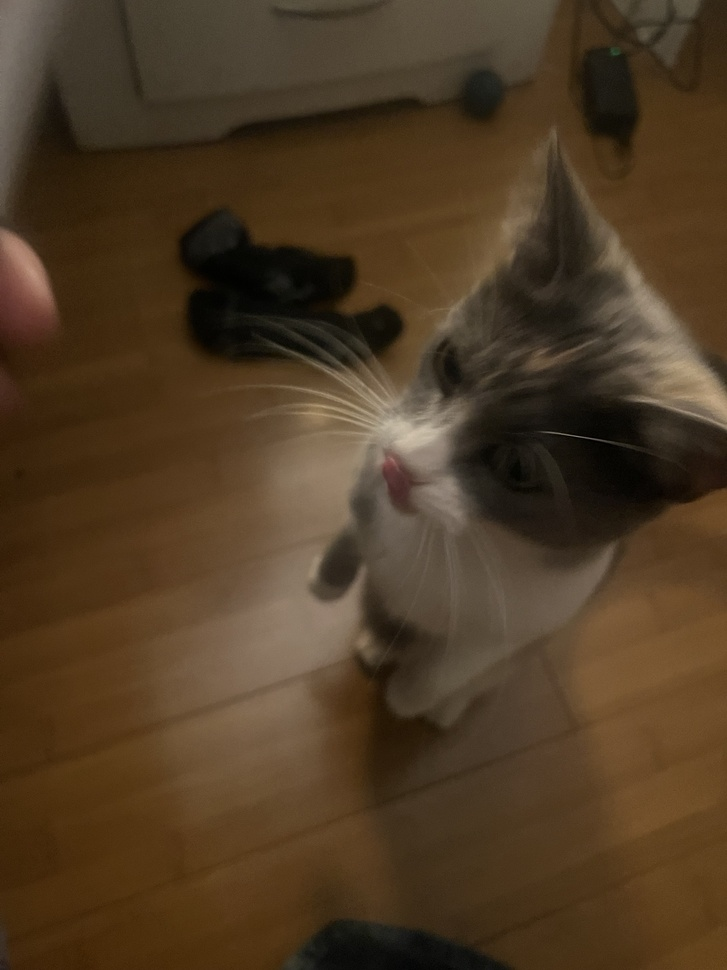
#> input picture firmware/assets/ID_two/pepper_source.jpg, 727 x 970 px, shrunk from 1152 x 1536 before the run, found by its file name
$ python make_pepper_header.py firmware/assets/ID_two/pepper_source.jpg
#> lines starting #> are read from the running program, lines starting #| are printed output that depends on the picture
#!/usr/bin/env python3
"""Convert a photo of Pepper into a flash-resident 128x141 JPEG header.
Usage: python firmware/assets/make_pepper_header.py firmware/assets/ID_two/pepper_source.jpg
Requires: pip install pillow
"""
from pathlib import Path
import sys
from PIL import Image, ImageOps

if len(sys.argv) != 2:
    raise SystemExit("Usage: python firmware/assets/make_pepper_header.py firmware/assets/ID_two/pepper_source.jpg")
source = Path(sys.argv[1])
target = Path(__file__).resolve().parents[1] / 'code/Cyber_ID_SuperMini/pepper_photo.h'
with Image.open(source) as im:
#> im is the input picture: PIL image 727x970 RGB; mean R, G, B 78.3, 58.7, 36.2
    im = ImageOps.exif_transpose(im).convert('RGB')
    im = ImageOps.fit(im, (128,141), method=Image.Resampling.LANCZOS)
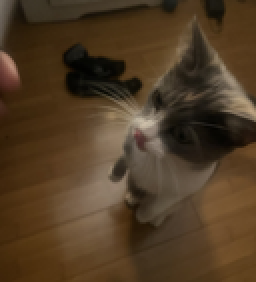
#> im: PIL image 128x141 RGB (shown 2 times larger); mean R, G, B 79.7, 59.5, 36.7
    from io import BytesIO
    buffer = BytesIO()
    im.save(buffer, format='JPEG', quality=80, subsampling=2, progressive=False)
    payload = buffer.getvalue()
lines = []
for i in range(0, len(payload), 16):
    lines.append('  ' + ', '.join(f'0x{b:02X}' for b in payload[i:i+16]) + ',')
target.write_text('#pragma once\n#include <Arduino.h>\nconst uint8_t pepperPhoto[] PROGMEM = {\n' + '\n'.join(lines) + '\n};\nconst uint32_t pepperPhotoSize = sizeof(pepperPhoto);\n')
print(f'Wrote {target} ({len(payload)} bytes)')
